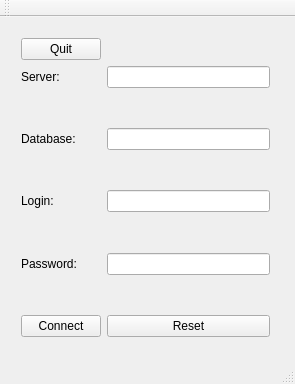
<?xml version="1.0" encoding="UTF-8"?>
<ui version="4.0">
 <class>pgformular</class>
 <widget class="QMainWindow" name="pgformular">
  <property name="geometry">
   <rect>
    <x>0</x>
    <y>0</y>
    <width>295</width>
    <height>384</height>
   </rect>
  </property>
  <property name="windowTitle">
   <string>DBFormular</string>
  </property>
  <widget class="QWidget" name="centralWidget">
   <widget class="QWidget" name="formLayoutWidget">
    <property name="geometry">
     <rect>
      <x>10</x>
      <y>10</y>
      <width>271</width>
      <height>321</height>
     </rect>
    </property>
    <layout class="QFormLayout" name="formLayout">
     <item row="2" column="0">
      <widget class="QLabel" name="ServerLabel">
       <property name="text">
        <string>Server:</string>
       </property>
      </widget>
     </item>
     <item row="3" column="0">
      <spacer name="verticalSpacer">
       <property name="orientation">
        <enum>Qt::Vertical</enum>
       </property>
       <property name="sizeHint" stdset="0">
        <size>
         <width>20</width>
         <height>40</height>
        </size>
       </property>
      </spacer>
     </item>
     <item row="4" column="0">
      <widget class="QLabel" name="DatabaseLabel">
       <property name="text">
        <string>Database:</string>
       </property>
      </widget>
     </item>
     <item row="5" column="0">
      <spacer name="verticalSpacer_2">
       <property name="orientation">
        <enum>Qt::Vertical</enum>
       </property>
       <property name="sizeHint" stdset="0">
        <size>
         <width>20</width>
         <height>40</height>
        </size>
       </property>
      </spacer>
     </item>
     <item row="6" column="0">
      <widget class="QLabel" name="LoginLabel">
       <property name="text">
        <string>Login:</string>
       </property>
      </widget>
     </item>
     <item row="7" column="0">
      <spacer name="verticalSpacer_3">
       <property name="orientation">
        <enum>Qt::Vertical</enum>
       </property>
       <property name="sizeHint" stdset="0">
        <size>
         <width>20</width>
         <height>40</height>
        </size>
       </property>
      </spacer>
     </item>
     <item row="10" column="0">
      <widget class="QPushButton" name="ConnectButton">
       <property name="text">
        <string>Connect</string>
       </property>
      </widget>
     </item>
     <item row="10" column="1">
      <widget class="QPushButton" name="ResetButton">
       <property name="layoutDirection">
        <enum>Qt::LeftToRight</enum>
       </property>
       <property name="text">
        <string>Reset</string>
       </property>
      </widget>
     </item>
     <item row="6" column="1">
      <widget class="QLineEdit" name="UsernameLine"/>
     </item>
     <item row="4" column="1">
      <widget class="QLineEdit" name="DatabaseLine"/>
     </item>
     <item row="2" column="1">
      <widget class="QLineEdit" name="ServerLine"/>
     </item>
     <item row="8" column="1">
      <widget class="QLineEdit" name="PassLine">
       <property name="echoMode">
        <enum>QLineEdit::Password</enum>
       </property>
      </widget>
     </item>
     <item row="9" column="0">
      <spacer name="verticalSpacer_4">
       <property name="orientation">
        <enum>Qt::Vertical</enum>
       </property>
       <property name="sizeHint" stdset="0">
        <size>
         <width>20</width>
         <height>40</height>
        </size>
       </property>
      </spacer>
     </item>
     <item row="8" column="0">
      <widget class="QLabel" name="PasswordLabel">
       <property name="text">
        <string>Password:</string>
       </property>
      </widget>
     </item>
     <item row="1" column="0">
      <widget class="QPushButton" name="QuitButtont">
       <property name="text">
        <string>Quit</string>
       </property>
      </widget>
     </item>
    </layout>
   </widget>
  </widget>
  <widget class="QMenuBar" name="menuBar">
   <property name="geometry">
    <rect>
     <x>0</x>
     <y>0</y>
     <width>295</width>
     <height>20</height>
    </rect>
   </property>
  </widget>
  <widget class="QToolBar" name="mainToolBar">
   <attribute name="toolBarArea">
    <enum>TopToolBarArea</enum>
   </attribute>
   <attribute name="toolBarBreak">
    <bool>false</bool>
   </attribute>
  </widget>
  <widget class="QStatusBar" name="statusBar"/>
 </widget>
 <layoutdefault spacing="6" margin="11"/>
 <resources/>
 <connections/>
</ui>
